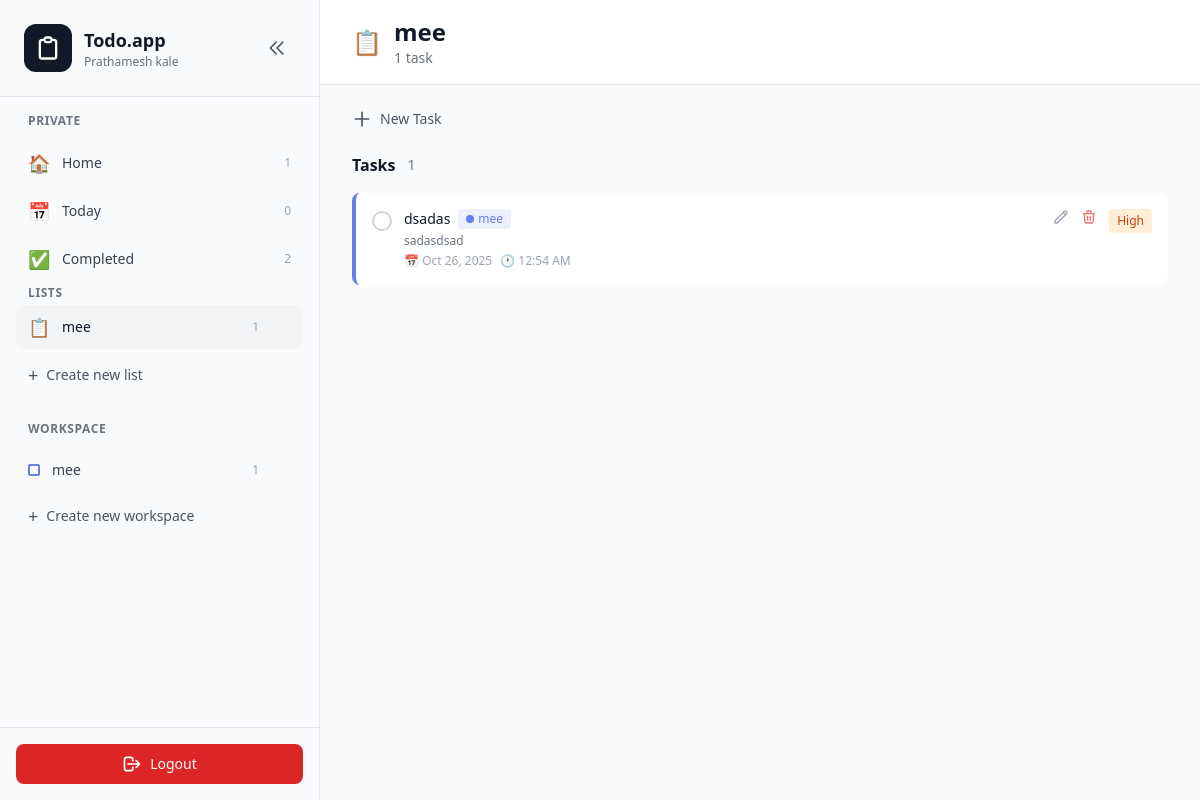
Page /list/1/ (signed in) on the earlier database version.
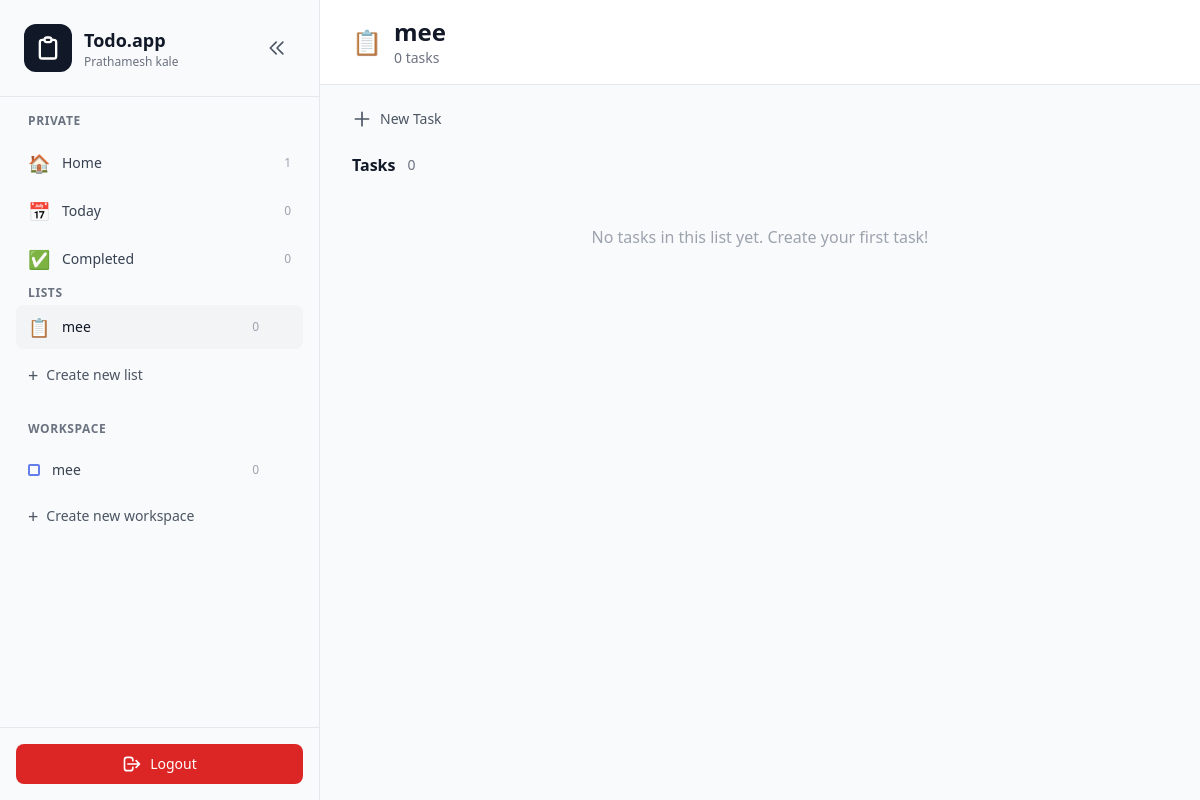
Same page on the later database version.
### core/models.py (models this page shows, shortened)
class TaskList(models.Model):
    user = models.ForeignKey(User, on_delete=models.CASCADE, related_name='task_lists')
    name = models.CharField(max_length=100)
    icon = models.CharField(max_length=50, blank=True, null=True)
    color = models.CharField(max_length=7, default='#667eea')
    created_at = models.DateTimeField(auto_now_add=True)
    class Meta:
        ordering = ['created_at']

class Workspace(models.Model):
    user = models.ForeignKey(User, on_delete=models.CASCADE, related_name='workspaces')
    name = models.CharField(max_length=100)
    color = models.CharField(max_length=7, default='#667eea')
    created_at = models.DateTimeField(auto_now_add=True)
    class Meta:
        ordering = ['created_at']

class Todo(models.Model):
    STATUS_CHOICES = (
        ('pending', 'Pending'),
        ('completed', 'Completed'),
    )
    user = models.ForeignKey(User, on_delete=models.CASCADE, related_name='todos')
    task_list = models.ForeignKey(TaskList, on_delete=models.CASCADE, related_name='tasks', null=True, blank=True)
    workspace = models.ForeignKey(Workspace, on_delete=models.CASCADE, related_name='tasks', null=True, blank=True)
    title = models.CharField(max_length=255)
    description = models.TextField(blank=True, null=True)
    completed = models.BooleanField(default=False)
    status = models.CharField(max_length=20, choices=STATUS_CHOICES, default='pending')
    color = models.CharField(max_length=7, default='#667eea')
    due_date = models.DateField(null=True, blank=True)
    due_time = models.TimeField(null=True, blank=True)
    priority = models.IntegerField(default=0)
    reminder_task_id = models.CharField(max_length=255, blank=True, null=True)  # Stores Celery task ID
    created_at = models.DateTimeField(auto_now_add=True)
    updated_at = models.DateTimeField(auto_now=True)
    class Meta:
        ordering = ['-priority', '-created_at']

### core/views.py (the view)
# urls.py: path('list/<int:list_id>/', views.task_list_view, name='task_list_view'),
@login_required
def task_list_view(request, list_id):
    from datetime import date
    today = date.today()
    try:
        task_list = TaskList.objects.get(id=list_id, user=request.user)
    except TaskList.DoesNotExist:
        messages.error(request, 'Task list not found')
        return redirect('home')
    list_tasks = Todo.objects.filter(user=request.user, task_list=task_list)
    task_lists = TaskList.objects.filter(user=request.user)
    workspaces = Workspace.objects.filter(user=request.user)
    today_tasks_count = Todo.objects.filter(user=request.user, due_date=today, completed=False).count()
    completed_tasks_count = Todo.objects.filter(user=request.user, completed=True).count()
    all_tasks_count = Todo.objects.filter(user=request.user, completed=False).count()
    context = {
        'task_list': task_list,
        'list_tasks': list_tasks,
        'task_lists': task_lists,
        'workspaces': workspaces,
        'today_tasks_count': today_tasks_count,
        'completed_tasks_count': completed_tasks_count,
        'all_tasks_count': all_tasks_count,
    }
    return render(request, 'core/task_list.html', context)

### templates/core/task_list.html (shortened to what the changed rows need)
{% extends 'base.html' %}
{% block content %}
<main class="flex-1 flex flex-col overflow-hidden">
        <header class="bg-white border-b border-gray-200 px-8 py-4">
            <div class="flex items-center justify-between">
                <div class="flex items-center gap-3">
                    <span class="text-2xl">{{ task_list.icon|default:"📋" }}</span>
                    <div>
                        <h1 class="text-2xl font-bold text-gray-900">{{ task_list.name }}</h1>
                        <p class="text-sm text-gray-500">{{ list_tasks.count }} task{{ list_tasks.count|pluralize }}</p>
                    </div>
                </div>
            </div>
        </header>
        <div class="flex-1 overflow-y-auto bg-gray-50 px-8 py-6">
            <div class="mb-6">
                <div class="flex items-center space-x-3 mb-4">
                    <h2 class="text-base font-semibold text-gray-900">Tasks</h2>
                    <span class="text-sm text-gray-500">{{ list_tasks.count }}</span>
                </div>
                <div class="space-y-2">
                    {% for task in list_tasks %}
                    <div class="group flex items-start space-x-3 bg-white rounded-lg p-4 hover:shadow-sm transition border-l-4" style="border-left-color: {{ task.color }};" data-task-id="{{ task.id }}">
                        <button class="mt-0.5 flex-shrink-0 toggle-task" data-task-id="{{ task.id }}">
                            {% if task.completed %}
                            <div class="w-5 h-5 rounded-full bg-gray-900 flex items-center justify-center">
                                <svg class="w-3 h-3 text-white" fill="none" stroke="currentColor" viewBox="0 0 24 24">
                                    <path stroke-linecap="round" stroke-linejoin="round" stroke-width="3" d="M5 13l4 4L19 7"></path>
                                </svg>
                            </div>
                            {% else %}
                            <div class="w-5 h-5 rounded-full border-2 border-gray-300 hover:border-gray-400 transition"></div>
                            {% endif %}
                        </button>
                        <div class="flex-1 min-w-0">
                            <div class="flex items-center gap-2">
                                <p class="text-sm {% if task.completed %}text-gray-400 line-through{% else %}text-gray-900{% endif %}">
                                    {{ task.title }}
                                </p>
                                {% if task.workspace %}
                                <span class="inline-flex items-center gap-1 px-2 py-0.5 rounded text-xs" style="background-color: {{ task.workspace.color }}20; color: {{ task.workspace.color }};">
                                    <span class="w-2 h-2 rounded-full" style="background-color: {{ task.workspace.color }};"></span> {{ task.workspace.name }}
                                </span>
                                {% endif %}
                            </div>
                            {% if task.description %}
                            <p class="text-xs text-gray-500 mt-1">{{ task.description }}</p>
                            {% endif %}
                            <div class="flex items-center gap-2 mt-1">
                                {% if task.due_date %}
                                <p class="text-xs text-gray-400">📅 {{ task.due_date|date:"M d, Y" }}</p>
                                {% endif %}
                                {% if task.due_time %}
                                <p class="text-xs text-gray-400">🕐 {{ task.due_time|time:"g:i A" }}</p>
                                {% endif %}
                            </div>
                        </div>
                        <button class="edit-task text-gray-400 hover:text-gray-600" data-task-id="{{ task.id }}">
                            <svg class="w-4 h-4" fill="none" stroke="currentColor" viewBox="0 0 24 24">
                                <path stroke-linecap="round" stroke-linejoin="round" stroke-width="2" d="M15.232 5.232l3.536 3.536m-2.036-5.036a2.5 2.5 0 113.536 3.536L6.5 21.036H3v-3.572L16.732 3.732z"></path>
                            </svg>
                        </button>
                        <button class="delete-task text-red-400 hover:text-red-600" data-task-id="{{ task.id }}">
                            <svg class="w-4 h-4" fill="none" stroke="currentColor" viewBox="0 0 24 24">
                                <path stroke-linecap="round" stroke-linejoin="round" stroke-width="2" d="M19 7l-.867 12.142A2 2 0 0116.138 21H7.862a2 2 0 01-1.995-1.858L5 7m5 4v6m4-6v6m1-10V4a1 1 0 00-1-1h-4a1 1 0 00-1 1v3M4 7h16"></path>
                            </svg>
                        </button>
                        {% if task.priority > 0 %}
                        <span class="text-xs px-2 py-1 rounded
                            {% if task.priority == 3 %}bg-red-100 text-red-700
                            {% elif task.priority == 2 %}bg-orange-100 text-orange-700
                            {% elif task.priority == 1 %}bg-yellow-100 text-yellow-700
                            {% else %}bg-gray-100 text-gray-500{% endif %}">
                            {% if task.priority == 3 %}Urgent
                            {% elif task.priority == 2 %}High
                            {% elif task.priority == 1 %}Medium
                            {% else %}Low{% endif %}
                        </span>
                        {% endif %}
                    </div>
                    {% empty %}
                    <div class="text-center py-8 text-gray-400">
                        <p>No tasks in this list yet. Create your first task!</p>
                    </div>
                    {% endfor %}
                </div>
            </div>
        </div>
    </main>
{% endblock %}

### templates/base.html (shortened to what the changed rows need)
<!DOCTYPE html>
<html lang="en">
<head>
    <script src="https://cdn.tailwindcss.com"></script>
</head>
<body class="bg-gray-900 text-white">
    <div class="flex h-screen bg-white overflow-hidden">
        <aside id="sidebar" class="w-80 md:w-80 bg-gray-50 border-r border-gray-200 flex flex-col transition-all duration-300 relative">
            <div class="p-6 border-b border-gray-200 flex items-center justify-between">
                <div class="flex items-center space-x-3 overflow-hidden">
                    <div class="sidebar-text">
                        <h1 class="text-lg font-semibold text-gray-900 whitespace-nowrap">Todo.app</h1>
                    </div>
                </div>
            </div>
            <div class="flex-1 overflow-y-auto py-4 px-4">
                <div class="mb-6">
                    <nav class="space-y-1">
                        <a href="{% url 'completed_tasks' %}" class="flex items-center justify-between px-3 py-2 text-sm font-medium {% if request.resolver_match.url_name == 'completed_tasks' %}bg-gray-100 text-gray-900{% else %}text-gray-700 hover:bg-gray-100{% endif %} rounded-lg transition group">
                            <div class="flex items-center space-x-3">
                                <span class="text-lg sidebar-icon">✅</span>
                                <span class="sidebar-text">Completed</span>
                            </div>
                            <span class="sidebar-count text-xs text-gray-400">{{ completed_tasks_count|default:0 }}</span>
                        </a>
                        {% for task_list in task_lists %}
                        <div class="relative flex items-center justify-between px-3 py-2 text-sm font-medium text-gray-700 rounded-lg hover:bg-gray-100 transition group {% if request.resolver_match.url_name == 'task_list_view' and request.resolver_match.kwargs.list_id|stringformat:'s' == task_list.id|stringformat:'s' %}bg-gray-100 text-gray-900{% endif %}">
                            <a href="{% url 'task_list_view' task_list.id %}" class="flex items-center space-x-3 flex-1 min-w-0">
                                <span class="text-lg sidebar-icon flex-shrink-0">{{ task_list.icon|default:"📋" }}</span>
                                <span class="sidebar-text truncate">{{ task_list.name }}</span>
                            </a>
                            <div class="flex items-center gap-2 flex-shrink-0">
                                <span class="sidebar-count text-xs text-gray-400 group-hover:hidden">{{ task_list.tasks.count }}</span>
                                <div class="relative">
                                </div>
                            </div>
                        </div>
                        {% endfor %}
                    </nav>
                </div>
                <div>
                    <nav class="space-y-1">
                        {% for workspace in workspaces %}
                        <div class="relative flex items-center justify-between px-3 py-2 text-sm font-medium text-gray-700 rounded-lg hover:bg-gray-100 transition group ">
                            <a href="{% url 'workspace_view' workspace.id %}" class="flex items-center space-x-3 flex-1 min-w-0">
                                <span class="w-3 h-3 rounded-sm border-2 flex-shrink-0 sidebar-icon" style="border-color: {{ workspace.color }}"></span>
                                <span class="sidebar-text truncate">{{ workspace.name }}</span>
                            </a>
                            <div class="flex items-center gap-2 flex-shrink-0">
                                <span class="sidebar-count text-xs text-gray-400 group-hover:hidden">{{ workspace.tasks.count }}</span>
                                <div class="relative">
                                </div>
                            </div>
                        </div>
                        {% endfor %}
                    </nav>
                </div>
            </div>
        </aside>
        {% block content %}{% endblock %}
    </div>
</body>
</html>

Differences in the rows shown:
removed Todo: completed False (drawn), title "dsadas", workspace.name "mee", description "sadasdsad", due_date "Oct 26, 2025", due_time "12:54 AM", priority "High"
computed for TaskList "mee": tasks.count "1" → "0"
computed for Workspace "mee": tasks.count "1" → "0"
Other differences:
{{ completed_tasks_count|default:0 }}: "2" → "0"
{{ list_tasks.count }}: "1" → "0"
text now shown: "No tasks in this list yet. Create your first task!"
